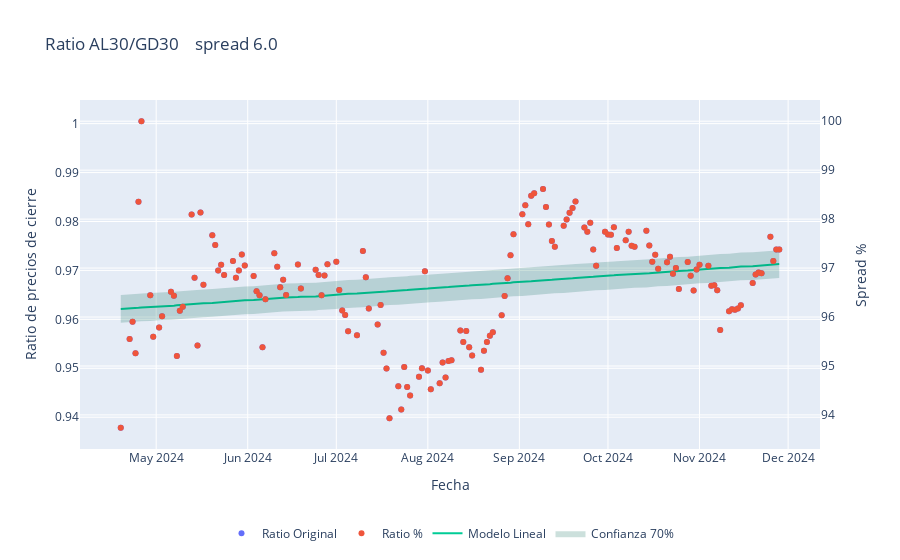
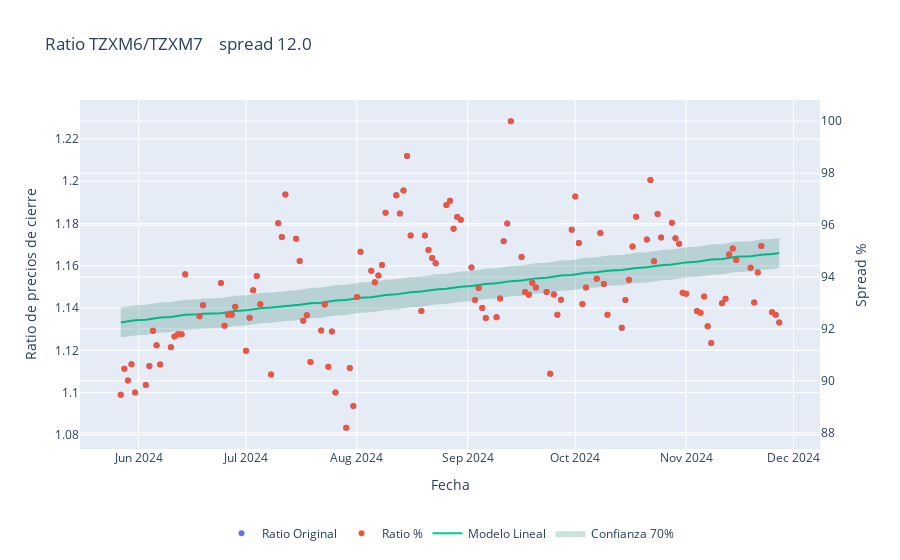
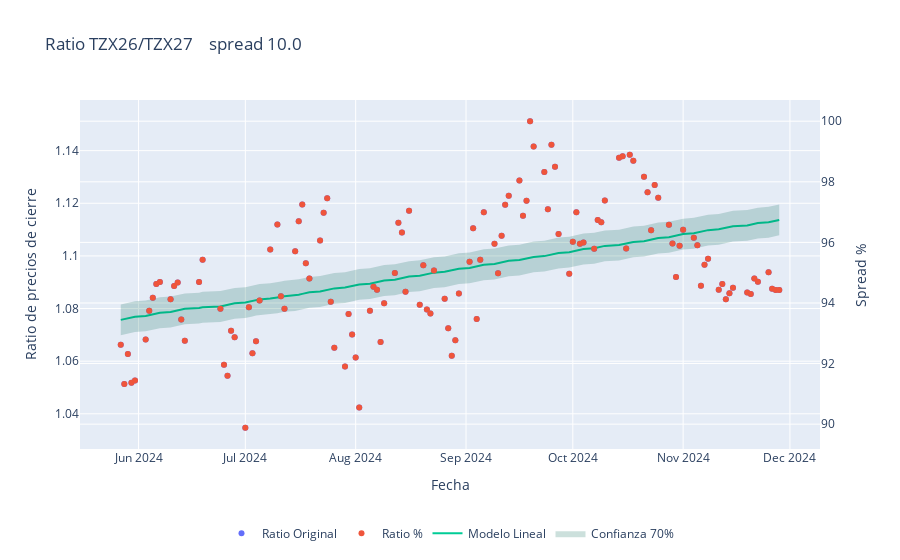
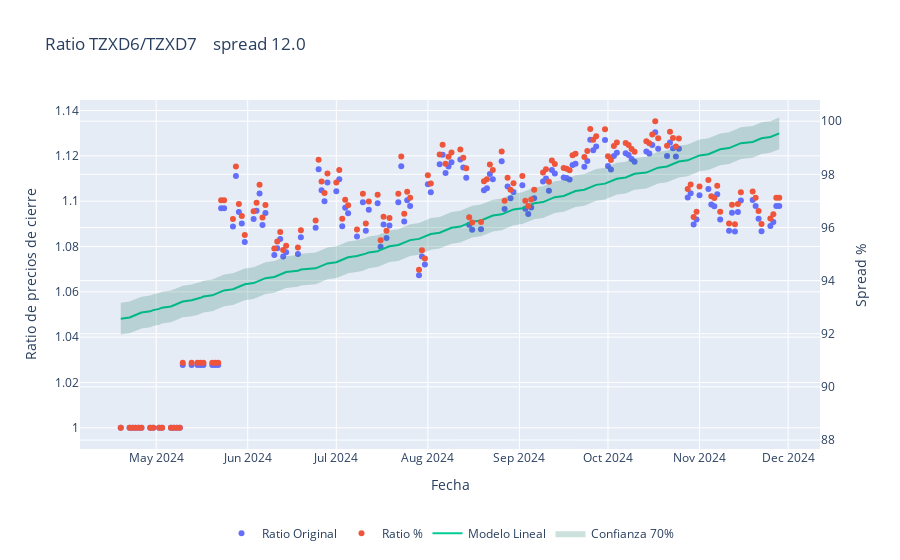

Here is the notebook cell these charts were saved with, in order:
### Code cell
app = Cocos(email="cirigliano.santiago@gmail.com", 
            password=os.getenv('CLAVE_SECRETA_COCOS'), 
            api_key="OPTIONAL", 
            topt_secret_key=os.getenv('topt_secret_key'))

def make_long_ticker(ticker,term,currency):
    if term == "CI": settlement = app.settlements.T0
    elif term == "24" or term =="24hs": settlement = app.settlements.T1
    if currency == "pesos": currency=app.currencies.PESOS
    elif currency == "dolares": currency=app.currencies.USD

    long_ticker = app.long_ticker(ticker=ticker, 
                            settlement=settlement, 
                            currency=currency)
    return long_ticker

def compare(tickers):
    ticker1=tickers[0]
    ticker2=tickers[1]
    tx26_=make_long_ticker(ticker1,"24","pesos")
    tx28_=make_long_ticker(ticker2,"24","pesos")
    tx26=app.get_daily_history(long_ticker= tx26_, date_from= "2024-04-19")
    tx28=app.get_daily_history(long_ticker= tx28_, date_from= "2024-04-19")
    
    # Convertir a dataframes
    df_activo_1 = pd.DataFrame(tx26["prices"])
    df_activo_2 = pd.DataFrame(tx28["prices"])

    # Unir los dataframes en base a la fecha
    df_combined = pd.merge(df_activo_1, df_activo_2, on="date", suffixes=('_1', '_2'))

    # Eliminar filas con valores None en cualquiera de los precios de cierre
    df_combined.dropna(subset=['close_1', 'close_2'], inplace=True)

    # Calcular la división de los precios de cierre
    df_combined['ratio'] = df_combined['close_1'] / df_combined['close_2']

    max_ratio = df_combined['ratio'].max()

    # Calcular qué porcentaje del máximo representa cada ratio
    df_combined['spread_pct'] = (df_combined['ratio'] / max_ratio) * 100 

    # Convertir fechas a un formato numérico para el modelo
    df_combined['date_numeric'] = np.arange(len(df_combined))

    # Ajustar el modelo lineal
    X = df_combined[['date_numeric']]
    y = df_combined['ratio']
    model = LinearRegression()
    model.fit(X, y)

    # Predicciones del modelo
    df_combined['ratio_pred'] = model.predict(X)

    # Calcular el error estándar residual y el intervalo de confianza
    confidence_level = 0.999
    z_score = norm.ppf((1 + confidence_level) / 2)

    # Calcular el error estándar de las predicciones
    residuals = y - df_combined['ratio_pred']
    se = residuals.std(ddof=1) / np.sqrt(len(df_combined))

    # Limites superior e inferior del intervalo de confianza
    df_combined['lower_bound'] = df_combined['ratio_pred'] - z_score * se
    df_combined['upper_bound'] = df_combined['ratio_pred'] + z_score * se
    spread= 100-df_combined['spread_pct'].min()

    # Crear el gráfico en Plotly
    fig = go.Figure()
    # Puntos originales
    fig.add_trace(go.Scatter(x=df_combined['date'], 
                             y=df_combined['ratio'], 
                             mode='markers', name='Ratio Original'))
    
    fig.add_trace(go.Scatter(x=df_combined['date'], 
                             y=df_combined['spread_pct'], 
                             mode='markers', name='Ratio %',yaxis='y2'))
    
    # Línea del modelo lineal
    fig.add_trace(go.Scatter(x=df_combined['date'], 
                             y=df_combined['ratio_pred'], 
                             mode='lines', name='Modelo Lineal'))

    # Banda de confianza
    fig.add_trace(go.Scatter(
        x=pd.concat([df_combined['date'], df_combined['date'][::-1]]),
        y=pd.concat([df_combined['upper_bound'], df_combined['lower_bound'][::-1]]),
        fill='toself',
        fillcolor='rgba(0,100,80,0.2)',
        line=dict(color='rgba(255,255,255,0)'),
        hoverinfo="skip",
        showlegend=True,
        name='Confianza 70%'
    ))

    fig.update_layout(
        title=f"Ratio {ticker1}/{ticker2}    spread {round(spread,0)}",
        xaxis_title="Fecha",
        yaxis_title="Ratio de precios de cierre",
        yaxis2=dict(
            title="Spread %",
            overlaying='y', 
            side='right'
        ),
        legend=dict(orientation="h", x=0.5, y=-0.2, xanchor='center', yanchor='top')
    )
    fig.show()

for ticker in [["AL30","GD30"],["TZXM6","TZXM7"],["TZX26","TZX27"],["TZXD6","TZXD7"],["TX26","TX28"]]:
    try:
        time.sleep(1)
        compare(ticker)
    except Exception as e:
        print(str(e))
